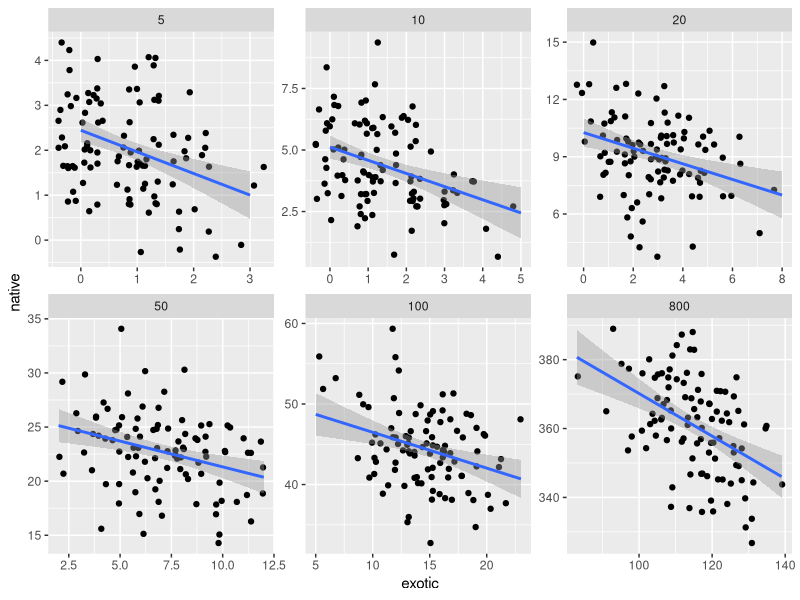

Write R code to recreate this figure.
library(reshape2)
library(plyr)
library(ggplot2)

site.groups <- read.csv("site_groupings.csv")
head(site.groups)

spp.counts <- read.csv("speciescounts.csv")
head(spp.counts)

acast(spp.counts, Site ~ Species, sum, value.var="Count")

quadrat.sizes <- c(5, 10, 20, 50, 100, 800)
n.reps <- 100

# simulating data
p.native <- 0.5
p.exotic <- 0.1
p.blank <- 0.4
origins <- c("native", "exotic", "blank")
probs <- c(p.native, p.exotic, p.blank)

set.seed(1)
n.species <- sample(20:100, 1)
n.native <- round(n.species * p.native)
n.exotic <- round(n.species * p.exotic)

spp.names <- paste("sp", 1:n.species, sep='')
spp.abundances <- round(rlnorm(n.species, meanlog=log(5000), sdlog=1))

individuals <- data.frame(matrix(0, nrow=sum(spp.abundances), ncol=2))
names(individuals) <- c("species", "origin")

j <- 1
for (k in 1:n.species) {
  n <- spp.abundances[k]
  individuals$species[j:(j + n - 1)] <- spp.names[k]
  individuals$origin[j:(j + n - 1)] <- sample(origins, 1, replace=T, prob=probs)
  j <- j + n
}

n.ind <- nrow(individuals)


results <- array(0, dim=c(n.reps, length(origins), length(quadrat.sizes)))

for (i in 1:n.reps) {
  print(i)
  for (j in 1:length(quadrat.sizes)) {
    size <- quadrat.sizes[j]
    # shuffle them
    this.sample <- individuals[sample(n.ind, size), ]
    results[i, 1, j] <- sum(this.sample == "native")
    results[i, 2, j] <- sum(this.sample == "exotic")
    results[i, 3, j] <- sum(this.sample == "blank")
  }
}

dimnames(results) <- list(1:n.reps, origins, quadrat.sizes)
results.m <- melt(results)
names(results.m) <- c("rep", "origin", "quadrat.size", "count")
head(results.m)
results.c <- dcast(results.m, rep + quadrat.size ~ origin)

# hmm...not working...
ggplot(results.c, aes(x=exotic, y=native)) + geom_point(position="jitter") + geom_smooth(method=lm) +
  facet_wrap(~quadrat.size, scales="free")
